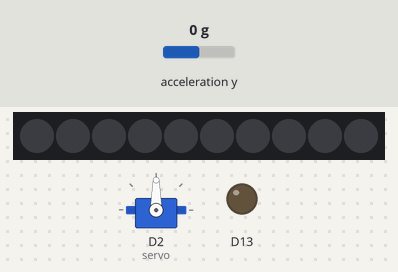
Simulated run of this sketch. Board: Adafruit Circuit Playground Express. Parts: servo, 10 RGB LEDs in strip order, left to right, output pins drawn as LEDs (lit = HIGH). The inputs (shaded band) are chosen by the test bench; at power-on: acceleration y 0 g.

Above: at 1.2 s.
1.3 s: acceleration y set to -1.4 g
At 2.2 s:
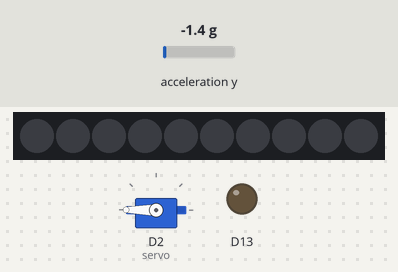
2.8 s: acceleration y set to -0.8 g
At 3.3 s:
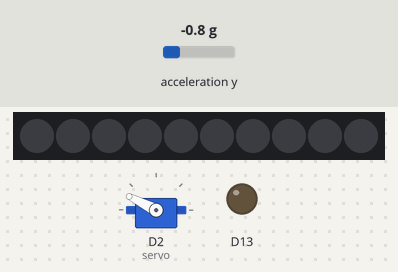
4.3 s: acceleration y set to 0.8 g
At 5.5 s:
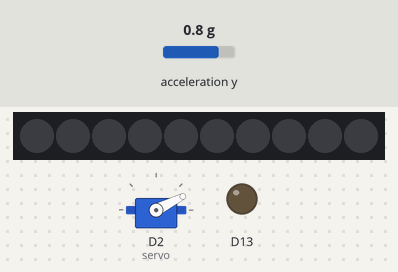
5.8 s: acceleration y set to 1.4 g
At 6.8 s:
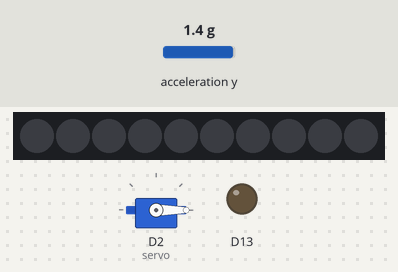
7.3 s: acceleration y set to 0 g
At 7.9 s:
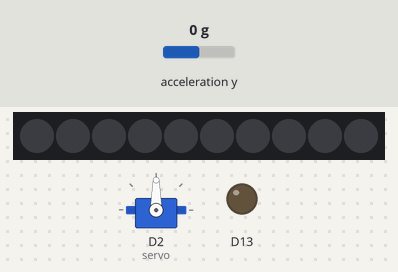
Timing chart, 0 to 9.8 s (numbered marks = the images above; inputs shaded):
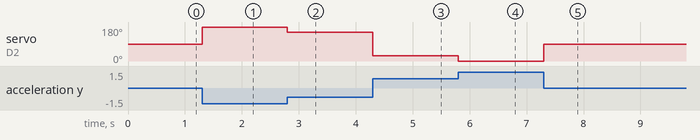

Measured:
- after the input at 1.3 s, servo on D2 (servo): 90° → 180° at once
- after the input at 2.8 s, servo on D2 (servo): 180° → 153° at once
- after the input at 4.3 s, servo on D2 (servo): 153° → 27° at once
- after the input at 5.8 s, servo on D2 (servo): 27° → 0° at once
- after the input at 7.3 s, servo on D2 (servo): 0° → 90° at once

The sketch:

ArtScience_Servo.ino
```cpp
/*Tomas de Camino Beck
www.funcostarica.org

*/
#include <Adafruit_CircuitPlayground.h>
#include <Servo.h>
#include <Wire.h>
#include <SPI.h>

#define MAX 15000 //maximo de actividad

Servo servo;

int count = 0;

void setup() {
  // put your setup code here, to run once:
  servo.attach(2);
  Serial.begin(9600);
  CircuitPlayground.begin();
}

void loop() {
  int mY = CircuitPlayground.motionY() ;
  int ang = map(mY,10,-10,0,180);
  servo.write(ang);
}
```
